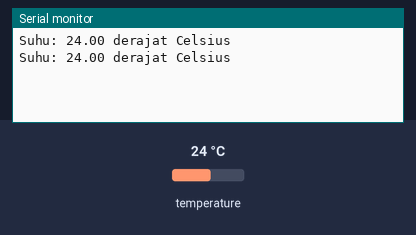
Simulated run of this sketch. Board: Arduino Uno, built with avr-gcc and run on an emulated ATmega328P. Parts: the last lines printed to the serial monitor. The inputs (shaded band) are chosen by the test bench; at power-on: temperature 24 °C.

Above: at 3.3 s.
3.4 s: temperature set to 12 °C
At 5.5 s:
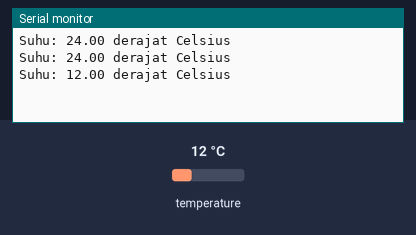
5.9 s: temperature set to 19 °C
At 6.9 s:
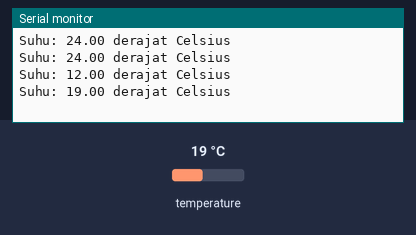
Timing chart, 0 to 8.9 s (numbered marks = the images above; inputs shaded):
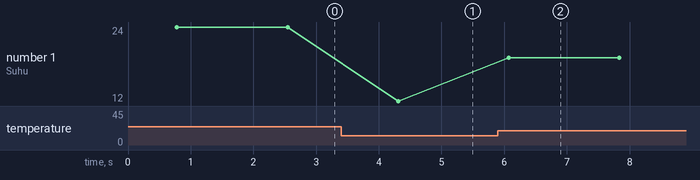

The sketch:

suhu.ino
```cpp
#include <OneWire.h>
#include <DallasTemperature.h>

const int pinSensor = 2;  // Pin data sensor DS18B20

OneWire oneWire(pinSensor);
DallasTemperature sensors(&oneWire);

void setup() {
  Serial.begin(9600);
  sensors.begin();
}

void loop() {
  sensors.requestTemperatures();  // Meminta suhu dari sensor

  float suhuCelsius = sensors.getTempCByIndex(0);  // Mendapatkan nilai suhu dalam derajat Celsius

  Serial.print("Suhu: ");
  Serial.print(suhuCelsius);
  Serial.println(" derajat Celsius");

  delay(1000);
}
```

Measured:
- after the input at 3.4 s, the serial monitor: prints a new line after 0.91 s (image 1)
- after the input at 5.9 s, the serial monitor: prints a new line after 0.17 s (image 2)
- plotted number 1: 24 → 12 after the input at 3.4 s, 12 → 19 after the input at 5.9 s
